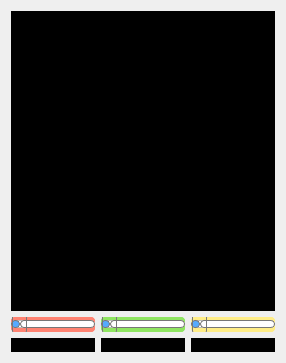
        <widget class="QWidget" name="model_4">
         <attribute name="title">
          <string/>
         </attribute>
         <layout class="QGridLayout" name="gridLayout_6">
          <item row="0" column="0" colspan="3">
           <widget class="QLabel" name="threeD_window_4">
            <property name="sizePolicy">
             <sizepolicy hsizetype="Preferred" vsizetype="Preferred">
              <horstretch>0</horstretch>
              <verstretch>0</verstretch>
             </sizepolicy>
            </property>
            <property name="minimumSize">
             <size>
              <width>0</width>
              <height>300</height>
             </size>
            </property>
            <property name="styleSheet">
             <string notr="true">background-color: rgb(0, 0, 0);
vertical-align: middle;</string>
            </property>
            <property name="text">
             <string/>
            </property>
            <property name="scaledContents">
             <bool>false</bool>
            </property>
            <property name="indent">
             <number>0</number>
            </property>
           </widget>
          </item>
          <item row="1" column="0">
           <widget class="QFrame" name="barz_4">
            <property name="styleSheet">
             <string notr="true">background-color: rgb(255, 131, 114);
border-radius: 4px;</string>
            </property>
            <property name="frameShape">
             <enum>QFrame::StyledPanel</enum>
            </property>
            <property name="frameShadow">
             <enum>QFrame::Raised</enum>
            </property>
            <layout class="QHBoxLayout" name="horizontalLayout_17">
             <property name="spacing">
              <number>0</number>
             </property>
             <property name="leftMargin">
              <number>0</number>
             </property>
             <property name="topMargin">
              <number>0</number>
             </property>
             <property name="rightMargin">
              <number>0</number>
             </property>
             <property name="bottomMargin">
              <number>0</number>
             </property>
             <item>
              <widget class="QSlider" name="sliderz_4">
               <property name="mouseTracking">
                <bool>false</bool>
               </property>
               <property name="styleSheet">
                <string notr="true">QSlider::groove:horizontal {
border: 1px solid #bbb;
background: white;
height: 6px;
border-radius: 4px;
}

QSlider::sub-page:horizontal {
background: rgb(85, 170, 255);
border: 1px solid #777;
height: 10px;
border-radius: 4px;
}

QSlider::add-page:horizontal {
background: #fff;
border: 1px solid #777;
height: 10px;
border-radius: 4px;
}

QSlider::handle:horizontal {
background: qlineargradient(x1:0, y1:0, x2:1, y2:1,
    stop:0 #eee, stop:1 #ccc);
border: 1px solid #777;
width: 13px;
margin-top: -8px;
margin-bottom: -8px;
border-radius: 4px;
}

QSlider::handle:horizontal:hover {
background: qlineargradient(x1:0, y1:0, x2:1, y2:1,
    stop:0 #fff, stop:1 #ddd);
border: 1px solid #444;
border-radius: 4px;
}

QSlider::sub-page:horizontal:disabled {
background: #eee;
border-color: #999;
}

QSlider::add-page:horizontal:disabled {
background: #eee;
border-color: #999;
}

QSlider::handle:horizontal:disabled {
background: #eee;
border: 1px solid #aaa;
border-radius: 4px;
}</string>
               </property>
               <property name="orientation">
                <enum>Qt::Horizontal</enum>
               </property>
              </widget>
             </item>
            </layout>
           </widget>
          </item>
          <item row="1" column="1">
           <widget class="QFrame" name="bary_4">
            <property name="styleSheet">
             <string notr="true">background-color: #8FE561;
border-radius: 4px;</string>
            </property>
            <property name="frameShape">
             <enum>QFrame::StyledPanel</enum>
            </property>
            <property name="frameShadow">
             <enum>QFrame::Raised</enum>
            </property>
            <layout class="QHBoxLayout" name="horizontalLayout_15">
             <property name="spacing">
              <number>0</number>
             </property>
             <property name="leftMargin">
              <number>0</number>
             </property>
             <property name="topMargin">
              <number>0</number>
             </property>
             <property name="rightMargin">
              <number>0</number>
             </property>
             <property name="bottomMargin">
              <number>0</number>
             </property>
             <item>
              <widget class="QSlider" name="slidery_4">
               <property name="mouseTracking">
                <bool>false</bool>
               </property>
               <property name="styleSheet">
                <string notr="true">QSlider::groove:horizontal {
border: 1px solid #bbb;
background: white;
height: 6px;
border-radius: 4px;
}

QSlider::sub-page:horizontal {
background: rgb(85, 170, 255);
border: 1px solid #777;
height: 10px;
border-radius: 4px;
}

QSlider::add-page:horizontal {
background: #fff;
border: 1px solid #777;
height: 10px;
border-radius: 4px;
}

QSlider::handle:horizontal {
background: qlineargradient(x1:0, y1:0, x2:1, y2:1,
    stop:0 #eee, stop:1 #ccc);
border: 1px solid #777;
width: 13px;
margin-top: -8px;
margin-bottom: -8px;
border-radius: 4px;
}

QSlider::handle:horizontal:hover {
background: qlineargradient(x1:0, y1:0, x2:1, y2:1,
    stop:0 #fff, stop:1 #ddd);
border: 1px solid #444;
border-radius: 4px;
}

QSlider::sub-page:horizontal:disabled {
background: #eee;
border-color: #999;
}

QSlider::add-page:horizontal:disabled {
background: #eee;
border-color: #999;
}

QSlider::handle:horizontal:disabled {
background: #eee;
border: 1px solid #aaa;
border-radius: 4px;
}</string>
               </property>
               <property name="orientation">
                <enum>Qt::Horizontal</enum>
               </property>
              </widget>
             </item>
            </layout>
           </widget>
          </item>
          <item row="1" column="2">
           <widget class="QFrame" name="barx_4">
            <property name="sizePolicy">
             <sizepolicy hsizetype="Preferred" vsizetype="Maximum">
              <horstretch>0</horstretch>
              <verstretch>0</verstretch>
             </sizepolicy>
            </property>
            <property name="styleSheet">
             <string notr="true">background-color: #FFED87;
border-radius: 4px;</string>
            </property>
            <property name="frameShape">
             <enum>QFrame::StyledPanel</enum>
            </property>
            <property name="frameShadow">
             <enum>QFrame::Raised</enum>
            </property>
            <layout class="QHBoxLayout" name="horizontalLayout_16">
             <property name="spacing">
              <number>0</number>
             </property>
             <property name="leftMargin">
              <number>0</number>
             </property>
             <property name="topMargin">
              <number>0</number>
             </property>
             <property name="rightMargin">
              <number>0</number>
             </property>
             <property name="bottomMargin">
              <number>0</number>
             </property>
             <item>
              <widget class="QSlider" name="sliderx_4">
               <property name="mouseTracking">
                <bool>false</bool>
               </property>
               <property name="styleSheet">
                <string notr="true">QSlider::groove:horizontal {
border: 1px solid #bbb;
background: white;
height: 6px;
border-radius: 4px;
}

QSlider::sub-page:horizontal {
background: rgb(85, 170, 255);
border: 1px solid #777;
height: 10px;
border-radius: 4px;
}

QSlider::add-page:horizontal {
background: #fff;
border: 1px solid #777;
height: 10px;
border-radius: 4px;
}

QSlider::handle:horizontal {
background: qlineargradient(x1:0, y1:0, x2:1, y2:1,
    stop:0 #eee, stop:1 #ccc);
border: 1px solid #777;
width: 13px;
margin-top: -8px;
margin-bottom: -8px;
border-radius: 4px;
}

QSlider::handle:horizontal:hover {
background: qlineargradient(x1:0, y1:0, x2:1, y2:1,
    stop:0 #fff, stop:1 #ddd);
border: 1px solid #444;
border-radius: 4px;
}

QSlider::sub-page:horizontal:disabled {
background: #eee;
border-color: #999;
}

QSlider::add-page:horizontal:disabled {
background: #eee;
border-color: #999;
}

QSlider::handle:horizontal:disabled {
background: #eee;
border: 1px solid #aaa;
border-radius: 4px;
}</string>
               </property>
               <property name="orientation">
                <enum>Qt::Horizontal</enum>
               </property>
              </widget>
             </item>
            </layout>
           </widget>
          </item>
          <item row="2" column="0">
           <widget class="QLabel" name="imagez_4">
            <property name="mouseTracking">
             <bool>true</bool>
            </property>
            <property name="styleSheet">
             <string notr="true">background-color: rgb(0, 0, 0);</string>
            </property>
            <property name="text">
             <string/>
            </property>
            <property name="alignment">
             <set>Qt::AlignCenter</set>
            </property>
           </widget>
          </item>
          <item row="2" column="1">
           <widget class="QLabel" name="imagey_4">
            <property name="mouseTracking">
             <bool>true</bool>
            </property>
            <property name="styleSheet">
             <string notr="true">background-color: rgb(0, 0, 0);</string>
            </property>
            <property name="text">
             <string/>
            </property>
            <property name="alignment">
             <set>Qt::AlignCenter</set>
            </property>
           </widget>
          </item>
          <item row="2" column="2">
           <widget class="QLabel" name="imagex_4">
            <property name="styleSheet">
             <string notr="true">background-color: rgb(0, 0, 0);</string>
            </property>
            <property name="text">
             <string/>
            </property>
            <property name="alignment">
             <set>Qt::AlignCenter</set>
            </property>
           </widget>
          </item>
         </layout>
        </widget>
